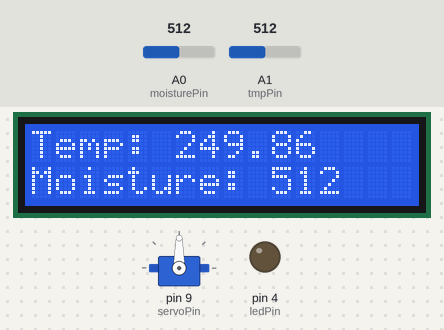
The sketch below on a simulated Arduino Uno, built with avr-gcc and run on an emulated ATmega328P. Parts: 16×2 character LCD, servo, output pins drawn as LEDs (lit = HIGH). The test bench sets the inputs (shaded band); at power-on: A0 (moisturePin) = 512, A1 (tmpPin) = 512.

Above: at 1.2 s.
1.3 s: A0 (moisturePin) set to 982
At 3.3 s:
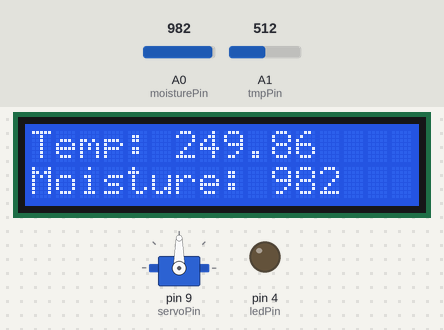
3.6 s: A0 (moisturePin) set to 1008
At 4.6 s:
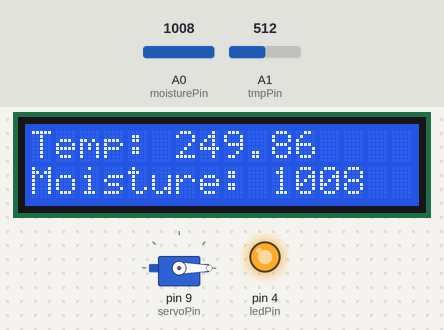
5.7 s: A1 (tmpPin) set to 716
At 7.1 s:
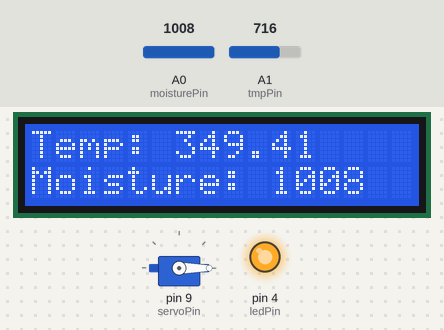
7.7 s: A1 (tmpPin) set to 900
At 9.5 s:
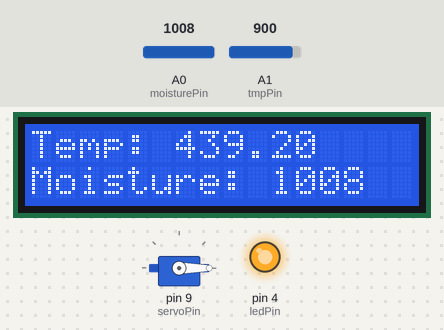
9.8 s: A0 (moisturePin) set to 1023
At 11.1 s:
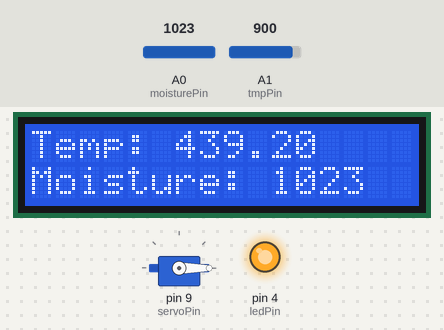
11.8 s: A1 (tmpPin) set to 1010
At 13.6 s:
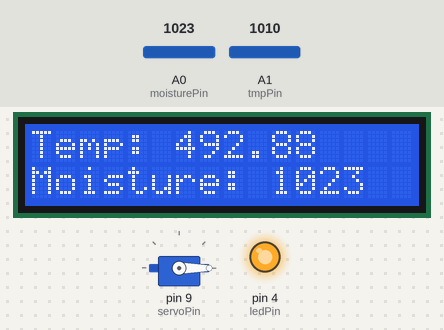
Timing chart, 0 to 14.9 s (numbered marks = the images above; inputs shaded):
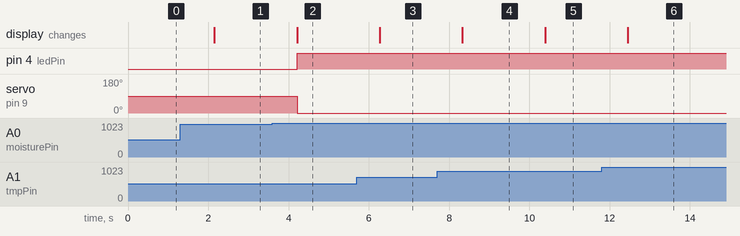

The sketch:

demo.ino
```cpp
#include <Wire.h>
#include <LiquidCrystal_I2C.h>
#include <Servo.h>
#include <SoftwareSerial.h> // Thư viện cho cổng nối tiếp mềm

LiquidCrystal_I2C lcd(0x27,16,2);

#define moisturePin A0
#define tmpPin A1
#define ledPin 4
#define servoPin 9

#define RX_PIN 10 // Chân RX của cổng nối tiếp mềm
#define TX_PIN 11 // Chân TX của cổng nối tiếp mềm

SoftwareSerial mySerial(RX_PIN, TX_PIN); // Tạo một đối tượng cổng nối tiếp mềm

Servo myservo;

int sensorValue;

float reading;
float temp;

void setup() {
  mySerial.begin(9600);

  lcd.init();
  lcd.backlight();
  pinMode(ledPin, OUTPUT);
  pinMode(tmpPin, INPUT);
  myservo.attach(servoPin);
}

void loop() {
  // put your main code here, to run repeatedly
  reading = analogRead(tmpPin);
  temp = getTempValue(reading);

  sensorValue = analogRead(moisturePin);
  displayLCD(temp, sensorValue);

  if (sensorValue >= 1000)
  {
    mySerial.write("1");
    myservo.write(0);
    turnOnLed();
  }
  else
  {
    mySerial.write("0");
    myservo.write(90);
    turnOffLed();
  }

  delay(1000);
}

float getTempValue(float reading) {
  return (reading * 4.88 / 10.0);
}

void turnOnLed()
{
  digitalWrite(ledPin, HIGH);
}

void turnOffLed()
{
  digitalWrite(ledPin, LOW);
}

void displayLCD(float temp, int moisture) {
  lcd.clear();
  lcd.setCursor(0,0);
  lcd.print("Temp: ");
  lcd.print(temp);
  lcd.setCursor(0,1);
  lcd.print("Moisture: ");
  lcd.print(moisture);
}
```

Measured:
- the behaviour switches between 999 and 1000 on A0 (moisturePin) (found by bisection; images 1 and 2)
- after the input at 1.3 s, the display: changes after 0.85 s (image 1)
- after the input at 3.6 s, pin 4 (ledPin): LOW → HIGH after 0.61 s; servo on pin 9 (servoPin): 90° → 0° after 0.61 s; the display: changes after 0.61 s (image 2)
- after the input at 5.7 s, the display: changes after 0.57 s (image 3)
- after the input at 7.7 s, the display: changes after 0.63 s (image 4)
- after the input at 9.8 s, the display: changes after 0.60 s (image 5)
- after the input at 11.8 s, the display: changes after 0.66 s (image 6)
